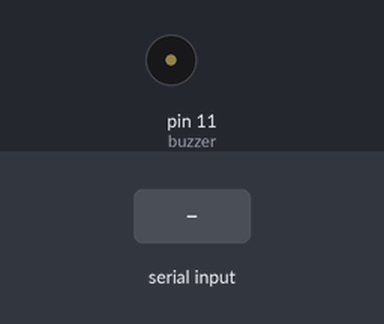
The sketch below on a simulated Arduino Uno, built with avr-gcc and run on an emulated ATmega328P. On the bench: buzzer (waves = sounding). Inputs (shaded band) come from the test bench.

Above: at 1.2 s.
1.3 s: "2\n" received over the second serial link
At 2.4 s:
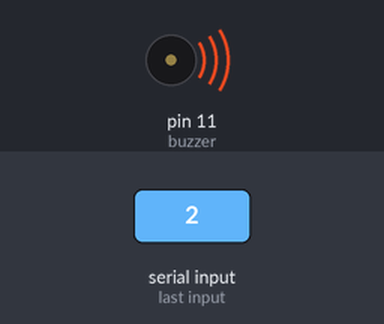
2.8 s: "3\n" received over the second serial link
At 3.6 s:
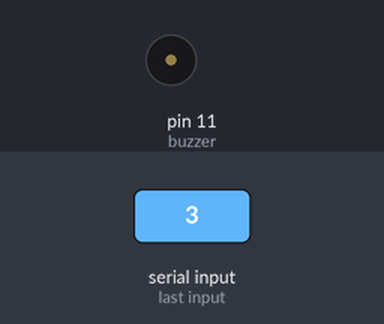
Timing chart, 0 to 5.8 s (numbered marks = the images above; inputs shaded):
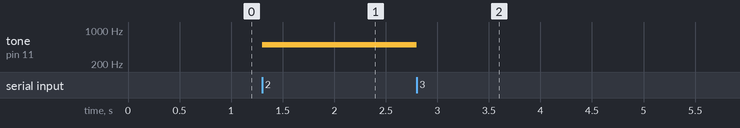

The sketch:

sketch_dec07a.ino
```cpp
#include <SoftwareSerial.h>
 int gelenVeri;
 SoftwareSerial bt(7,6);
 int buzzer=11;
void setup() {
  Serial.begin(9600);
  bt.begin(9600);
  pinMode(buzzer,OUTPUT);
}

void loop() {
  if(bt.available()>0){
    gelenVeri=bt.parseInt();
  }

  if(gelenVeri==0){
    digitalWrite(13, LOW);
  }
  if(gelenVeri==1)
    digitalWrite(13, HIGH);

  if(gelenVeri==2)
    tone(buzzer, 500);

  if(gelenVeri==3)
    noTone(buzzer);


}
```

Measured:
- after the input at 1.3 s, tone on pin 11 (buzzer): silent → 500 Hz at once
- after the input at 2.8 s, tone on pin 11 (buzzer): 500 Hz → silent at once
